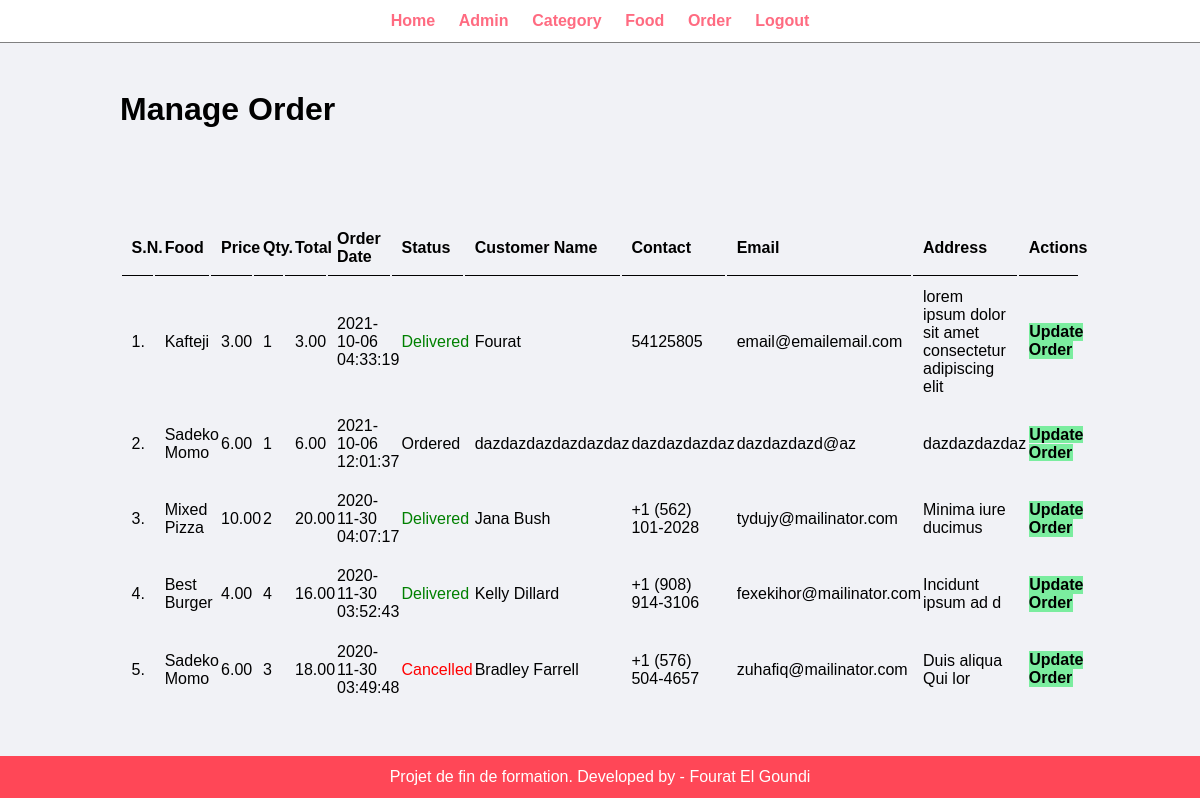
Page /admin/manage-order.php (signed in) on the committed database.
### tables this page shows
CREATE TABLE `tbl_order` (
  `id` int(10) UNSIGNED NOT NULL,
  `food` varchar(150) NOT NULL,
  `price` decimal(10,2) NOT NULL,
  `qty` int(11) NOT NULL,
  `total` decimal(10,2) NOT NULL,
  `order_date` datetime NOT NULL,
  `status` varchar(50) NOT NULL,
  `customer_name` varchar(150) NOT NULL,
  `customer_contact` varchar(20) NOT NULL,
  `customer_email` varchar(150) NOT NULL,
  `customer_address` varchar(255) NOT NULL
);

### admin/manage-order.php (the view, shortened to what this page needs)
<?php include('partials/menu.php'); ?>
<div class="main-content">
    <div class="wrapper">
        <h1>Manage Order</h1>
                <br /><br /><br />
                <br><br>
                <table class="tbl-full">
                    <tr>
                        <th>S.N.</th>
                        <th>Food</th>
                        <th>Price</th>
                        <th>Qty.</th>
                        <th>Total</th>
                        <th>Order Date</th>
                        <th>Status</th>
                        <th>Customer Name</th>
                        <th>Contact</th>
                        <th>Email</th>
                        <th>Address</th>
                        <th>Actions</th>
                    </tr>
                    <?php
                        $sql = "SELECT * FROM tbl_order ORDER BY id DESC";
                        $res = mysqli_query($conn, $sql);
                        $count = mysqli_num_rows($res);
                        $sn = 1;
                        if($count>0)
                        {
                            while($row=mysqli_fetch_assoc($res))
                            {
                                $id = $row['id'];
                                $food = $row['food'];
                                $price = $row['price'];
                                $qty = $row['qty'];
                                $total = $row['total'];
                                $order_date = $row['order_date'];
                                $status = $row['status'];
                                $customer_name = $row['customer_name'];
                                $customer_contact = $row['customer_contact'];
                                $customer_email = $row['customer_email'];
                                $customer_address = $row['customer_address'];
                                ?>
                                    <tr>
                                        <td><?php echo $sn++; ?>. </td>
                                        <td><?php echo $food; ?></td>
                                        <td><?php echo $price; ?></td>
                                        <td><?php echo $qty; ?></td>
                                        <td><?php echo $total; ?></td>
                                        <td><?php echo $order_date; ?></td>
                                        <td>
                                            <?php
                                                if($status=="Ordered")
                                                {
                                                    echo "<label>$status</label>";
                                                }
                                                elseif($status=="On Delivery")
                                                {
                                                    echo "<label style='color: orange;'>$status</label>";
                                                }
                                                elseif($status=="Delivered")
                                                {
                                                    echo "<label style='color: green;'>$status</label>";
                                                }
                                                elseif($status=="Cancelled")
                                                {
                                                    echo "<label style='color: red;'>$status</label>";
                                                }
                                            ?>
                                        </td>
                                        <td><?php echo $customer_name; ?></td>
                                        <td><?php echo $customer_contact; ?></td>
                                        <td><?php echo $customer_email; ?></td>
                                        <td><?php echo $customer_address; ?></td>
                                        <td>
                                            <a href="<?php echo SITEURL; ?>admin/update-order.php?id=<?php echo $id; ?>" class="btn-secondary">Update Order</a>
                                        </td>
                                    </tr>
                                <?php
                            }
                        }
                        else
                        {
                            echo "<tr><td colspan='12' class='error'>Orders not Available</td></tr>";
                        }
                    ?>
                </table>
    </div>
</div>
<?php include('partials/footer.php'); ?>

### css/admin.css (style rules this page uses)
* { margin: 0; padding: 0; font-family: Arial, Helvetica, sans-serif; }
.wrapper { padding: 1%; width: 80%; margin: 0 auto; }
.tbl-full { width: 100%; }
table tr th { border-bottom: 1px solid black; padding: 1%; text-align: left; }
table tr td { padding: 1%; }
.btn-secondary { background-color: #7bed9f; padding: 1%; color: black; text-decoration: none; font-weight: bold; }
.main-content { background-color: #f1f2f6; padding: 3% 0; }

### rows in the picture
tbl_order: food "Kafteji", price "3.00", qty "1", total "3.00", order_date "2021-10-06 04:33:19", status "Delivered", customer_name "Fourat", customer_contact "54125805", customer_email "email@emailemail.com", customer_address "lorem ipsum dolor sit amet consectetur adipiscing elit"
tbl_order: food "Sadeko Momo", price "6.00", qty "1", total "6.00", order_date "2021-10-06 12:01:37", status "Ordered", customer_name "dazdazdazdazdazdaz", customer_contact "dazdazdazdaz", customer_email "dazdazdazd@az", customer_address "dazdazdazdaz"
tbl_order: food "Mixed Pizza", price "10.00", qty "2", total "20.00", order_date "2020-11-30 04:07:17", status "Delivered", customer_name "Jana Bush", customer_contact "+1 (562) 101-2028", customer_email "tydujy@mailinator.com", customer_address "Minima iure ducimus"
tbl_order: food "Best Burger", price "4.00", qty "4", total "16.00", order_date "2020-11-30 03:52:43", status "Delivered", customer_name "Kelly Dillard", customer_contact "+1 (908) 914-3106", customer_email "fexekihor@mailinator.com", customer_address "Incidunt ipsum ad d"
tbl_order: food "Sadeko Momo", price "6.00", qty "3", total "18.00", order_date "2020-11-30 03:49:48", status "Cancelled", customer_name "Bradley Farrell", customer_contact "+1 (576) 504-4657", customer_email "zuhafiq@mailinator.com", customer_address "Duis aliqua Qui lor"
